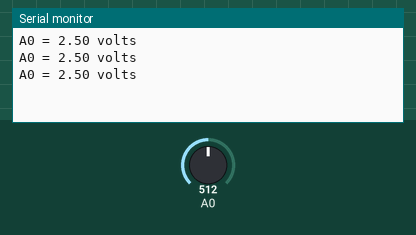
This sketch was run on a simulated Arduino Uno, built with avr-gcc and run on an emulated ATmega328P. Shown: the last lines printed to the serial monitor. Inputs (shaded band) come from the test bench; at power-on: A0 = 512.

Above: at 1.3 s.
1.4 s: A0 set to 716
At 1.9 s:
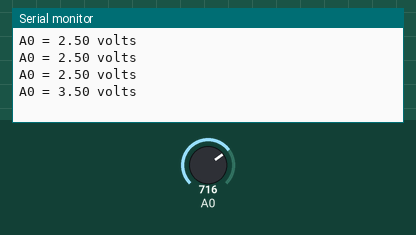
2.9 s: A0 set to 900
At 3.4 s:
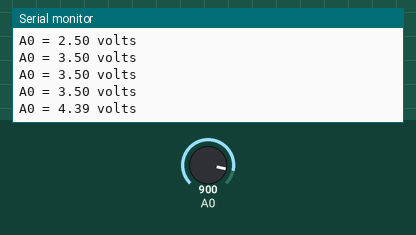
Timing chart, 0 to 5.9 s (numbered marks = the images above; inputs shaded):
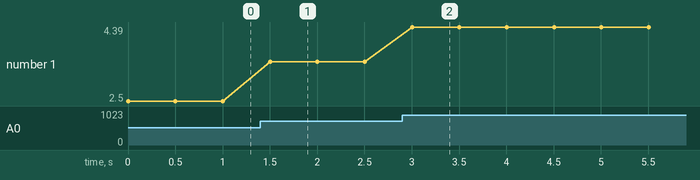

The sketch:

sketch_mar23a.ino
```cpp
void setup()
// Built-in initialization block // Set data rate to 9600 bps
// Main loop auto-repeats
{

Serial.begin(9600);
  }
void loop() {
//learn.parallax.com/print/book/export/html/114
//138/206
//12/2/13
//learn.parallax.com/print/book/export/html/114
// Display "A3 = "
// Display measured A3 volts
// Display " volts" & newline // Delay for 1 second
// Measures volts at adPin

Serial.print("A0 = ");
Serial.print(volts(A0));
Serial.println(" volts"); delay(500);
 }
float volts(int adPin) {
// Returns floating point voltage
return float(analogRead(adPin)) * 5.0 / 1024.0;
}
```

Measured:
- after the input at 1.4 s, the serial monitor: prints a new line after 0.10 s (image 1)
- after the input at 2.9 s, the serial monitor: prints a new line after 0.10 s (image 2)
- plotted number 1: 2.5 → 3.5 after the input at 1.4 s, 3.5 → 4.39 after the input at 2.9 s
